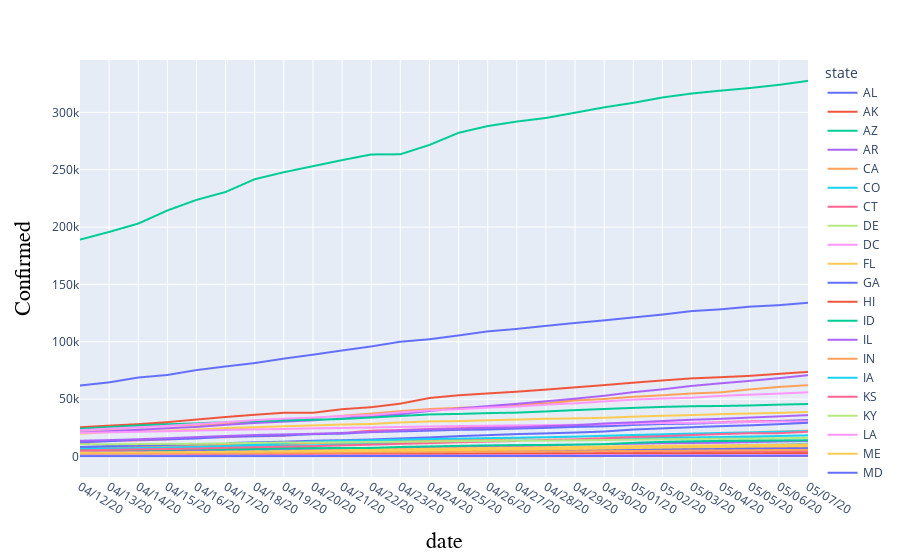

This figure's notebook cell:
### Code cell
fig = px.line(main_df, x="date", y="Confirmed", color="state",
              line_group="state", hover_name="state")

fig.update_xaxes(title_font=dict(size=22, family='Arial', color='black'))
fig.update_yaxes(title_font=dict(size=22, family='Arial', color='black'))
fig.show()
